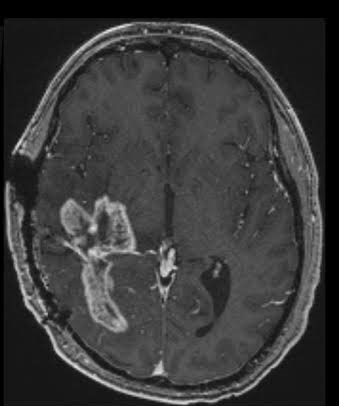
#> input picture data/Testing/glioma/Te-gl_102.jpg, 339 x 406 px; its folder holds only this picture in this run
$ python save_visuals.py
#> lines starting #> are read from the running program, lines starting #| are printed output that depends on the picture; after the words box and inside, x2 and y2 are one past the last pixel; in counts of white or black regions, pixels touching at a corner belong together
import cv2
import numpy as np
from glob import glob
import os

# Auto-grab an image
img_path = glob('data/Testing/glioma/*.jpg')[0]
original = cv2.imread(img_path)
#> original is the input picture: shape (406, 339, 3); min 0, max 232, mean 58.2
original = cv2.resize(original, (224, 224))
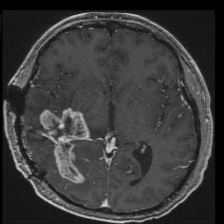
#> original: shape (224, 224, 3); min 0, max 220, mean 58.1

# Attack & Shield
def add_noise(img):
    out = np.copy(img)
    prob = 0.05
    for i in range(img.shape[0]):
        for j in range(img.shape[1]):
            rdn = np.random.random()
            if rdn < prob: out[i][j] = 0
            elif rdn > (1-prob): out[i][j] = 255
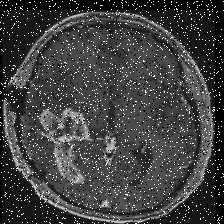
#> out: shape (224, 224, 3); 9.6% of pixels changed, all inside (x1, y1, x2, y2) = (0, 0, 224, 224)
    return out

attacked = add_noise(original)
shielded = cv2.medianBlur(attacked, 3)
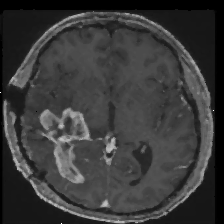
#> shielded: shape (224, 224, 3); min 0, max 255, mean 57.7

# Stack them horizontally for one big "Comparison" image
comparison = np.hstack((original, attacked, shielded))
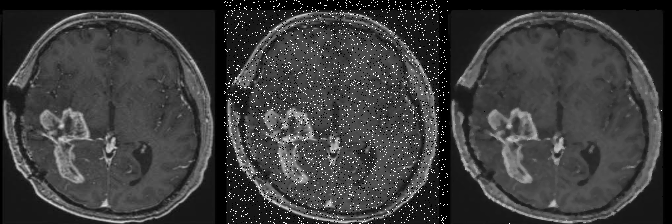
#> comparison: shape (224, 672, 3); min 0, max 255, mean 60.3

# Save it to your folder
if not os.path.exists('presentation_assets'):
    os.makedirs('presentation_assets')

cv2.imwrite('presentation_assets/attack_comparison_v1.png', comparison)
print("Comparison image saved in presentation_assets/ folder!")

$ run again, on data/Testing/glioma/Te-gl_135.jpg
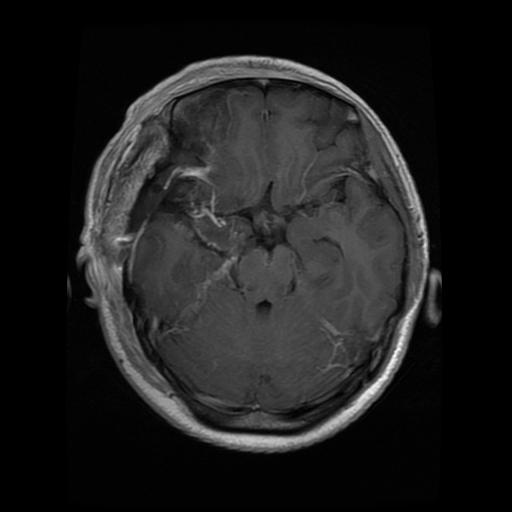
#> input picture data/Testing/glioma/Te-gl_135.jpg, 512 x 512 px
#> original is the input picture: shape (512, 512, 3); min 0, max 253, mean 30.2
#> original: shape (224, 224, 3)
#> after the loop in add_noise, `for i in range(img.shape[0]):`:
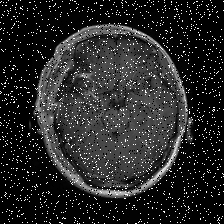
#> out: shape (224, 224, 3); min 0, max 255, mean 39.6
#> `comparison = np.hstack((original, attacked, shielded))`:
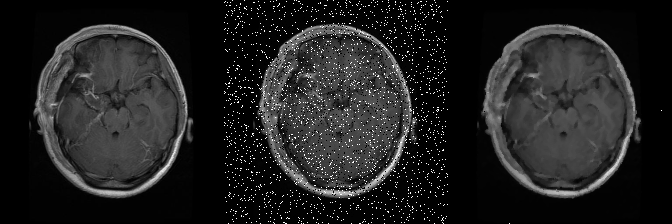
#> comparison: shape (224, 672, 3); min 0, max 255, mean 33.2

$ run again, on data/Testing/glioma/Te-gl_140.jpg
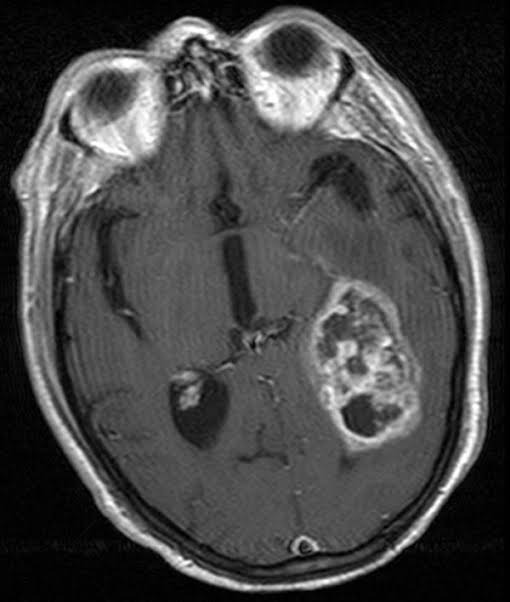
#> input picture data/Testing/glioma/Te-gl_140.jpg, 510 x 602 px
#> original is the input picture: shape (602, 510, 3); min 0, max 255, mean 70.3
#> original: shape (224, 224, 3)
#> after the loop in add_noise, `for i in range(img.shape[0]):`:
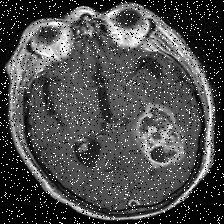
#> out: shape (224, 224, 3); min 0, max 255, mean 75.7
#> `comparison = np.hstack((original, attacked, shielded))`:
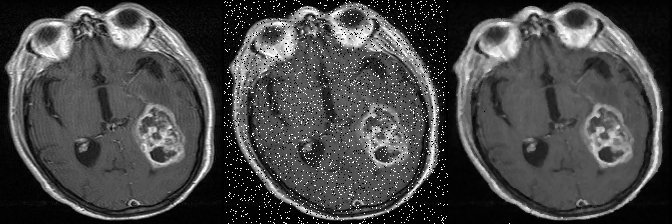
#> comparison: shape (224, 672, 3); min 0, max 255, mean 71.9

$ run again, on data/Testing/glioma/Te-gl_143.jpg
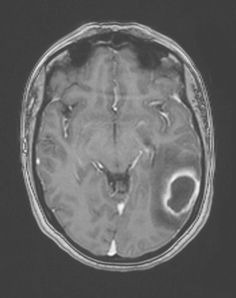
#> input picture data/Testing/glioma/Te-gl_143.jpg, 236 x 298 px
#> original is the input picture: shape (298, 236, 3); min 50, max 255, mean 101.7
#> original: shape (224, 224, 3)
#> after the loop in add_noise, `for i in range(img.shape[0]):`:
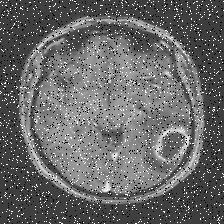
#> out: shape (224, 224, 3); min 0, max 255, mean 104
#> `comparison = np.hstack((original, attacked, shielded))`:
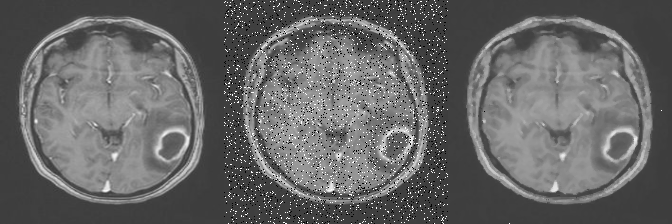
#> comparison: shape (224, 672, 3); min 0, max 255, mean 102.3

$ run again, on data/Testing/glioma/Te-gl_129.jpg
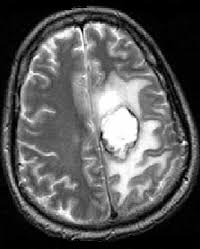
#> input picture data/Testing/glioma/Te-gl_129.jpg, 200 x 249 px
#> original is the input picture: shape (249, 200, 3); min 0, max 255, mean 88.5
#> original: shape (224, 224, 3)
#> `comparison = np.hstack((original, attacked, shielded))`:
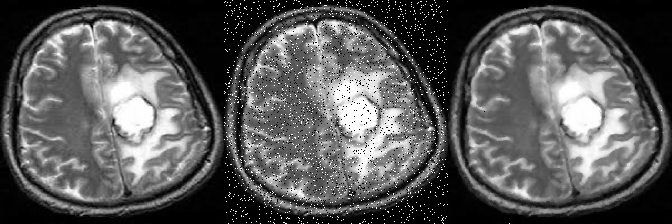
#> comparison: shape (224, 672, 3); min 0, max 255, mean 89.5
